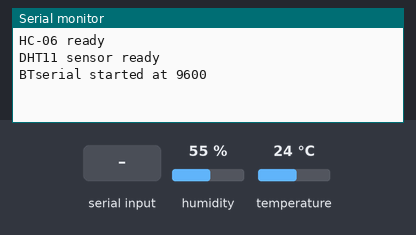
Bench run of a sketch on a simulated Arduino Uno, built with avr-gcc and run on an emulated ATmega328P. Parts: the last lines printed to the serial monitor. Inputs (shaded band) come from the test bench; at power-on: humidity 55 %, temperature 24 °C.

Above: at 1.3 s.
1.4 s: "1" received over the second serial link
At 2.7 s:
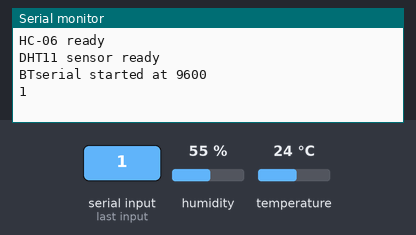
3.0 s: "0" received over the second serial link
At 3.6 s:
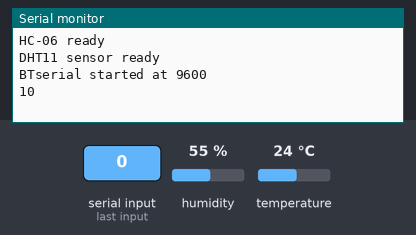

The sketch:

hc06_sensor.ino
```cpp
//Required by the DHT sensor library, otherwise the code does not comile
#include <Adafruit_Sensor.h>

//DHT sensor library
#include <DHT.h>
#include <DHT_U.h>

//Required for serial comms
#include <SoftwareSerial.h>

//  A basic sketch to test the BT connection between an HC-06 slave and an HC-05 master.
//  It also reads temperature and humidity values from a DHT11 sensor and sends it to the master
//  Uses hardware serial to talk to the host computer and software serial for communication with the bluetooth module
//
//  PINOUT:
//  BT VCC to 5V out
//  BT GND to GND
//  BT RX to Arduino pin 11
//  BT TX to Arduino pin 10
//
//  When a command is entered in the serial monitor on the computer
//  the Arduino will relay it to the bluetooth module and display the result.
//


//Store temperature and humidity values
float temperature;
float humidity;

//The DHT library returns an object containing both readings

//Data pin for the DHT11 sensor
byte sensorPin = 7;

//Create a DHT object
DHT dht(sensorPin, DHT11);

SoftwareSerial BTSerial(10, 11); // RX | TX

void setup()
{
    //Start the serial connection to the HC-06
    Serial.begin(9600);
    Serial.println("HC-06 ready");
    Serial.println("DHT11 sensor ready");

    // HC-06 default baud rate is 9600
    BTSerial.begin(9600);
    Serial.println("BTserial started at 9600");

    //Initialize the DHT object
    dht.begin();
}

void loop()
{
  //Read temperature
  temperature = dht.readTemperature();
  String tempString = String(temperature); //convert to string before sending it over serial

  //Read humidity
  humidity = dht.readHumidity();
  String humString = String(humidity); //convert to string before sending it over serial

  //Reading from the DHT11 takes ~250 ms
  delay(250);

  //Display temperature and humidity in the serial monitor
  //Used for debugging
 /* Serial.print(temperature);
  Serial.print(";");
  Serial.print(humidity);
  Serial.print("\n"); */

  // Check if any reads failed and exit early (to try again).
  if (isnan(humidity) || isnan(temperature)) {
    Serial.println(F("Failed to read from DHT sensor!"));
    return;
  }

  //MANUAL INPUT AND COMMAND MIRRORING/////////////////////////
  // Keep reading from HC-06 and send to Arduino Serial Monitor
  if (BTSerial.available())
    Serial.write(BTSerial.read());

  // Keep reading from Arduino Serial Monitor and send to HC-06
  if (Serial.available())
  BTSerial.write(Serial.read());
  /////////////////////////////////////////////////////////////

  //Sending sensor readings to the HC-05 master
  if (BTSerial.available()){
    String connectionConfirmation = BTSerial.readString();
    Serial.print(connectionConfirmation); //for debugging

    //Wait for the master to send its pairing confirmation message,
    //then format and send sensor readings.
    if(connectionConfirmation = "P"){
      for(byte i = 0; i<10; i++){
        Serial.print(tempString+humString);
        BTSerial.println("HC-06 slave connected: ");
        BTSerial.println(tempString + "degC"+ ";" + humString +"%");
        delay(1500);
      }
    }
  }
}
```

Measured:
- after the input at 1.4 s, the serial monitor: prints a new line after 0.13 s (image 1)
- after the input at 3.0 s, the serial monitor: prints a new line after 0.05 s (image 2)
